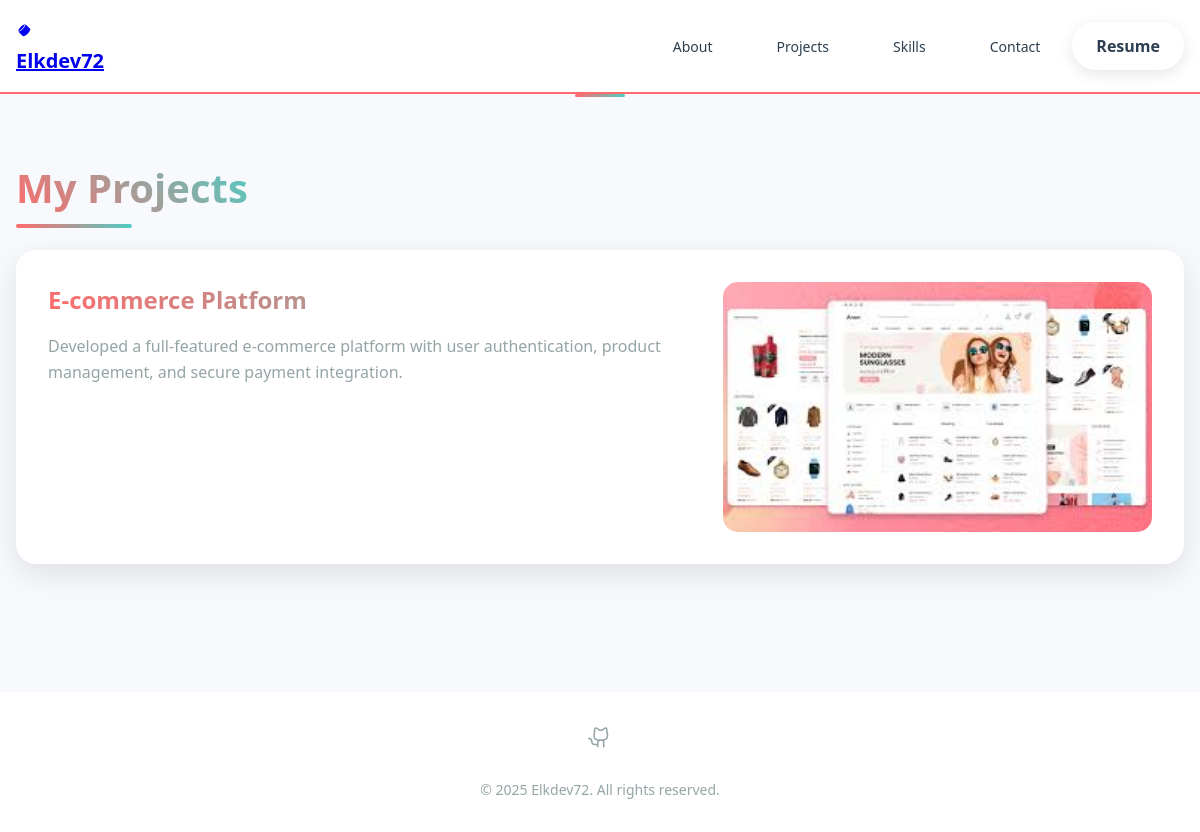
/projects/, run on the app's committed database.
### main/models.py (models this page shows, shortened)
class Project(models.Model):
    title = models.CharField(max_length=200)
    description = models.TextField()
    image = models.ImageField(upload_to='projects/')
    url = models.URLField(blank=True)
    created_at = models.DateTimeField(auto_now_add=True)

class SocialLink(models.Model):
    PLATFORM_CHOICES = [
        ('twitter', 'Twitter'),
        ('linkedin', 'LinkedIn'),
        ('github', 'GitHub'),
    ]
    platform = models.CharField(max_length=20, choices=PLATFORM_CHOICES)
    url = models.URLField()

### main/views.py (the view)
# urls.py: path('projects/', views.projects, name='projects'),
def projects(request):
    context = {
        'projects': Project.objects.all(),
        'social_links': SocialLink.objects.all(),
    }
    return render(request, 'main/projects.html', context)

### main/templates/main/projects.html (shortened to what this page needs)
{% extends 'main/base.html' %}
{% load static %}
{% block content %}
<section class="section">
  <div class="projects-container">
    <h1 class="section-title">My Projects</h1>
    <div class="projects-grid">
      {% for project in projects %}
        <div class="project-card">
          <div class="project-content">
            <h3 class="project-title">{{ project.title }}</h3>
            <p class="project-description">{{ project.description }}</p>
          </div>
          {% if project.image %}
            <div class="project-image" style="background-image: url('{{ project.image.url }}')"></div>
          {% endif %}
        </div>
      {% empty %}
        <p class="no-projects">No projects available at the moment.</p>
      {% endfor %}
    </div>
  </div>
</section>
{% endblock %}

### main/templates/main/components/footer.html (shortened to what this page needs)
{% load static %}
<footer>
  <div class="container">
    <div class="social-links">
      {% for social in social_links %}
      <a href="{{ social.url }}" aria-label="{{ social.platform }}">
      </a>
      {% endfor %}
    </div>
    <p class="copyright">© {% now "Y" %} Elkdev72. All rights reserved.</p>
  </div>
</footer>

### main/static/main/css/styles.css (style rules this page uses)
:root { --primary-color: #FF6B6B; --secondary-color: #4ECDC4; --accent-color: #FFE66D; --text-color: #2C3E50; --secondary-text: #95A5A6; --bg-color: #F7F9FC; --component-bg: #FFFFFF; --success-color: #2ECC71; --error-color: #E74C3C; --transition-fast: 0.2s; --transition-medium: 0.4s; --transition-slow: 0.6s; --bounce: cubic-bezier(0.68, -0.55, 0.265, 1.55); --smooth: cubic-bezier(0.4, 0, 0.2, 1); }
* { margin: 0; padding: 0; box-sizing: border-box; }
body { font-family: system-ui, -apple-system, BlinkMacSystemFont, 'Segoe UI', sans-serif; background-color: var(--bg-color); color: var(--text-color); line-height: 1.5; }
.section::before { content: ''; position: absolute; top: 0; left: 50%; transform: translateX(-50%); width: 50px; height: 3px; background: linear-gradient(90deg, var(--primary-color), var(--secondary-color)); border-radius: 3px; }
.container { width: 100%; max-width: 1200px; margin: 0 auto; padding: 0 1rem; position: relative; }
.section { padding: 4rem 0; }
.section-title { font-size: 2rem; font-weight: bold; margin-bottom: 2rem; color: var(--text-color); }
.projects-grid { display: grid; gap: 2rem; }
.project-card { background: var(--component-bg); border-radius: 20px; overflow: hidden; box-shadow: 0 10px 30px rgba(0, 0, 0, 0.1); display: grid; grid-template-columns: 3fr 2fr; gap: 2rem; padding: 2rem; transition: all var(--transition-medium) var(--smooth); animation: slideIn var(--transition-medium) var(--smooth); }
.project-title { font-size: 1.5rem; font-weight: bold; margin-bottom: 1rem; background: linear-gradient(45deg, var(--primary-color), var(--secondary-color)); -webkit-background-clip: text; -webkit-text-fill-color: transparent; }
.project-description { color: var(--secondary-text); margin-bottom: 1.5rem; line-height: 1.6; }
.project-image { border-radius: 15px; background-size: cover; background-position: center; min-height: 250px; position: relative; overflow: hidden; transition: transform var(--transition-medium) var(--smooth); }
.project-image::after { content: ''; position: absolute; top: 0; left: 0; width: 100%; height: 100%; background: linear-gradient(45deg, rgba(255, 107, 107, 0.2), rgba(78, 205, 196, 0.2)); opacity: 0; transition: opacity var(--transition-medium) var(--smooth); }
footer { background-color: white; border-top: 1px solid var(--component-bg); padding: 2rem 0; margin-top: 4rem; }
.social-links { display: flex; justify-content: center; gap: 1.5rem; margin-bottom: 1.5rem; }
.social-links a { color: var(--secondary-text); transition: color 0.2s ease; }
.copyright { text-align: center; color: var(--secondary-text); font-size: 0.875rem; }
.section-title { font-size: 2.5rem; font-weight: 900; background: linear-gradient(45deg, var(--primary-color), var(--secondary-color)); -webkit-background-clip: text; -webkit-text-fill-color: transparent; position: relative; display: inline-block; }
.section-title::after { content: ''; position: absolute; bottom: -10px; left: 0; width: 50%; height: 4px; background: linear-gradient(90deg, var(--primary-color), var(--secondary-color)); border-radius: 2px; }

### data on the page
Project: title "E-commerce Platform", description "Developed a full-featured e-commerce platform with user authentication, product management, and secure payment integration.", image (picture)
